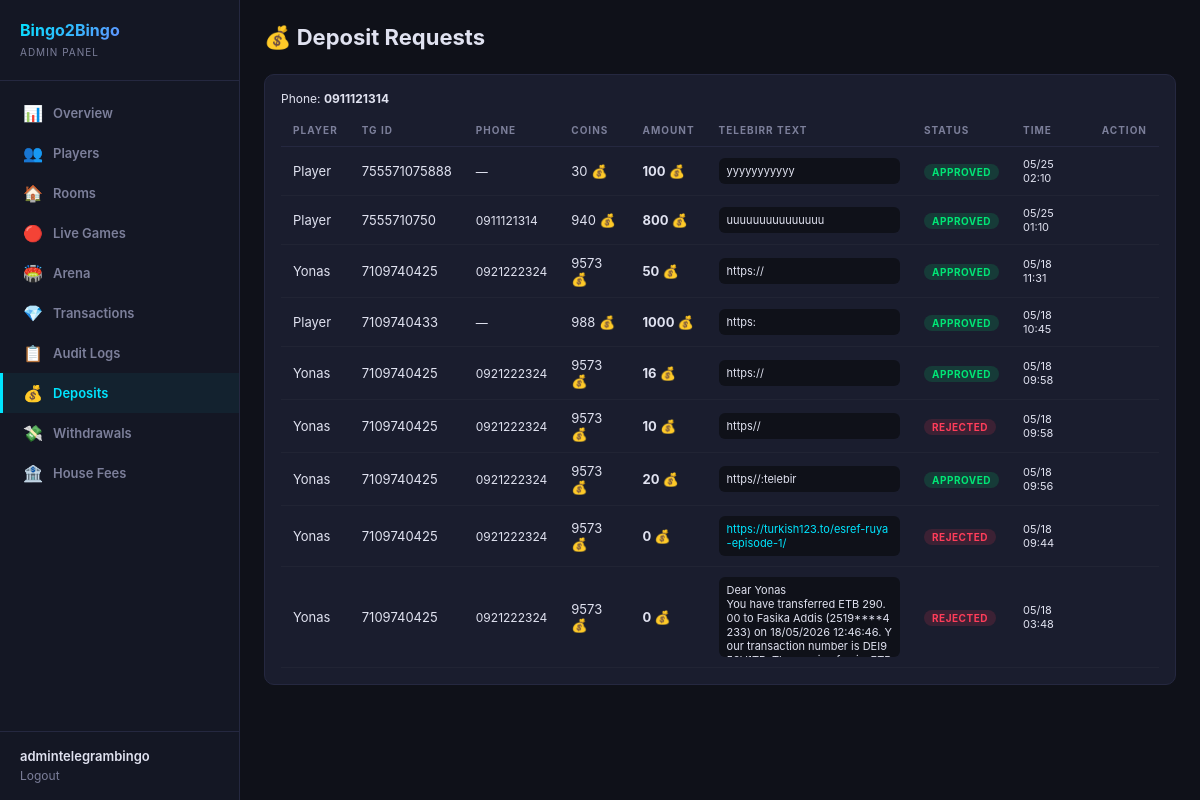
The app's page /dashboard/deposits/ (signed in), older data.
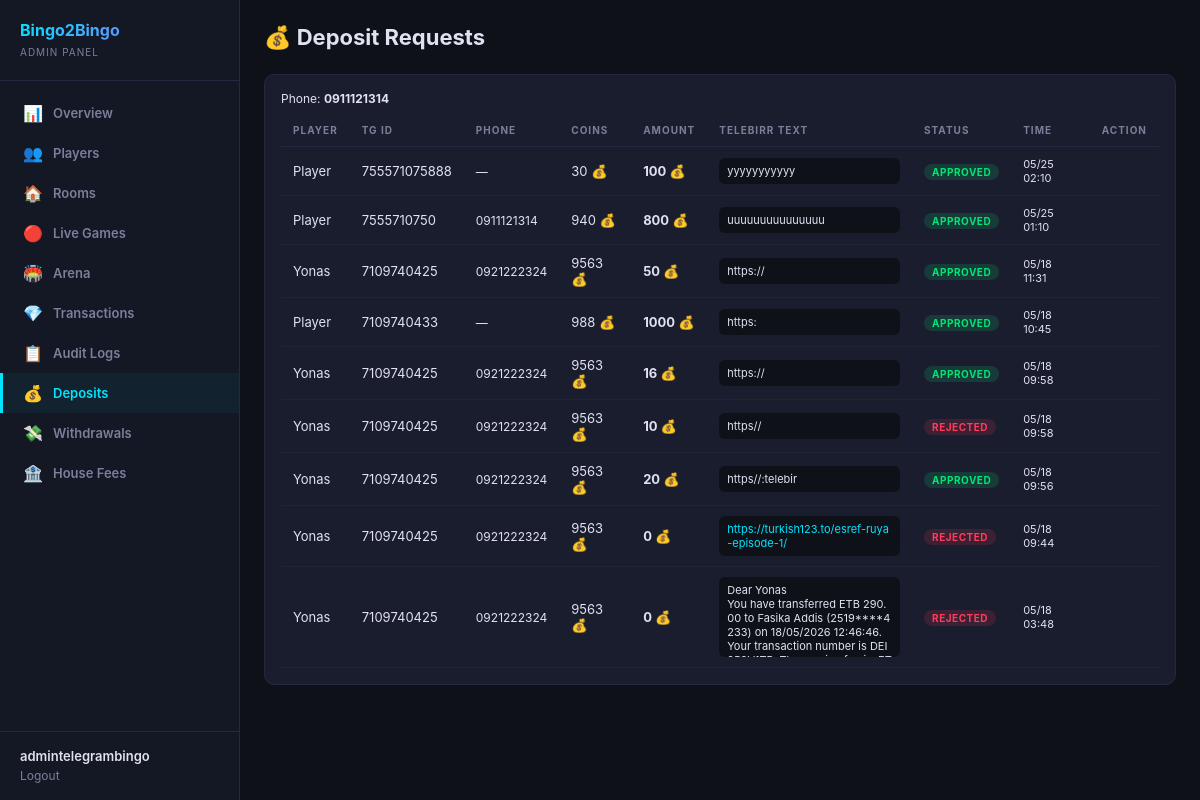
The same page, newer data.
### finance/models.py (models this page shows, shortened)
class DepositRequest(models.Model):
    class Status(models.TextChoices):
        PENDING = 'pending', 'Pending'
        APPROVED = 'approved', 'Approved'
        REJECTED = 'rejected', 'Rejected'
    player = models.ForeignKey(Player, on_delete=models.CASCADE, related_name='deposit_requests')
    amount = models.BigIntegerField(default=0)
    telebirr_text = models.TextField()
    status = models.CharField(max_length=10, choices=Status.choices, default=Status.PENDING)
    reviewed_by = models.ForeignKey(User, null=True, blank=True, on_delete=models.SET_NULL)
    created_at = models.DateTimeField(default=timezone.now)
    reviewed_at = models.DateTimeField(null=True, blank=True)
    class Meta:
        verbose_name = 'Deposit Request'
        verbose_name_plural = 'Deposit Requests'
        ordering = ['-created_at']

### users/models.py (models this page shows, shortened)
class Player(models.Model):
    telegram_id = models.BigIntegerField(unique=True, db_index=True)
    username = models.CharField(max_length=255, blank=True, default='')
    first_name = models.CharField(max_length=255, blank=True, default='')
    phone_number = models.CharField(max_length=20, blank=True, default='')
    coins = models.BigIntegerField(default=10)
    wins = models.IntegerField(default=0)
    losses = models.IntegerField(default=0)
    games_played = models.IntegerField(default=0)
    xp = models.BigIntegerField(default=0)
    level = models.IntegerField(default=1)
    referral_code = models.CharField(max_length=32, unique=True, blank=True)
    invited_by = models.ForeignKey(
        'self', null=True, blank=True,
        on_delete=models.SET_NULL,
        related_name='invitees'
    )
    is_banned = models.BooleanField(default=False)
    last_daily_bonus = models.DateTimeField(null=True, blank=True)
    created_at = models.DateTimeField(default=timezone.now)
    class Meta:
        verbose_name = 'Player'
        verbose_name_plural = 'Players'
        ordering = ['-coins']

### dashboard/views.py (the view)
# urls.py: path('deposits/', views.finance_deposits, name='admin_deposits'),
@admin_required
def finance_deposits(request):
    from finance.views import admin_deposits
    return admin_deposits(request)

### dashboard/auth.py (called while the page is built)
def admin_required(view_func):
    @wraps(view_func)
    def wrapper(request, *args, **kwargs):
        if not request.user.is_authenticated:
            return redirect('dashboard:login')
        if not request.user.is_staff and not request.user.is_superuser:
            messages.error(request, 'Access denied. Staff only.')
            return redirect('dashboard:login')
        return view_func(request, *args, **kwargs)
    return wrapper

### finance/views.py (called while the page is built)
@admin_required
def admin_deposits(request):
    deposits = DepositRequest.objects.select_related('player', 'reviewed_by').order_by('-created_at')[:100]
    return render(request, 'finance/admin_deposits.html', {
        'deposits': deposits,
        'status_filter': request.GET.get('status', 'all'),
        'phonenumber': PHONENUMBER,
    })

### finance/templates/finance/admin_deposits.html (shortened to what this page needs)
{% extends 'dashboard/base.html' %}
{% block content %}
<div class="header"><h1>💰 Deposit Requests</h1></div>
<div class="card">
  <div style="color:var(--text-secondary);font-size:12px;margin-bottom:8px;">Phone: <strong style="color:var(--neon-gold);">{{ phonenumber }}</strong></div>
  <table>
    <thead><tr><th>Player</th><th>TG ID</th><th>Phone</th><th>Coins</th><th>Amount</th><th>Telebirr Text</th><th>Status</th><th>Time</th><th>Action</th></tr></thead>
    <tbody>
    {% for d in deposits %}
    <tr>
      <td>{{ d.player.first_name }}</td>
      <td>{{ d.player.telegram_id }}</td>
      <td style="font-size:12px;">{{ d.player.phone_number|default:"—" }}</td>
      <td>{{ d.player.coins }} 💰</td>
      <td style="color:var(--neon-gold);font-weight:700;">{{ d.amount }} 💰</td>
      <td style="max-width:250px;">
        <div style="max-height:80px;overflow-y:auto;white-space:pre-wrap;font-size:11px;color:var(--text-secondary);background:var(--bg);padding:6px 8px;border-radius:6px;word-break:break-all;" class="tx-text">{{ d.telebirr_text }}</div>
      </td>
      <td>{% if d.status == 'pending' %}<span class="badge badge-warning">Pending</span>
        {% elif d.status == 'approved' %}<span class="badge badge-success">Approved</span>
        {% else %}<span class="badge badge-danger">Rejected</span>{% endif %}</td>
      <td style="font-size:11px;">{{ d.created_at|date:"m/d H:i" }}</td>
      <td>
      </td>
    </tr>
    {% empty %}
    <tr><td colspan="9" style="text-align:center;color:var(--muted);padding:32px;">No deposit requests</td></tr>
    {% endfor %}
    </tbody>
  </table>
</div>
{% endblock %}

Row changes from the older to the newer data that the page shows:
changed through a linked row, DepositRequest (number 3 of 9 on the later page): player.coins "9573" → "9563"
changed through a linked row, DepositRequest (number 5 of 9 on the later page): player.coins "9573" → "9563"
changed through a linked row, DepositRequest (number 6 of 9 on the later page): player.coins "9573" → "9563"
changed through a linked row, DepositRequest (number 7 of 9 on the later page): player.coins "9573" → "9563"
changed through a linked row, DepositRequest (number 8 of 9 on the later page): player.coins "9573" → "9563"
changed through a linked row, DepositRequest (number 9 of 9 on the later page): player.coins "9573" → "9563"
